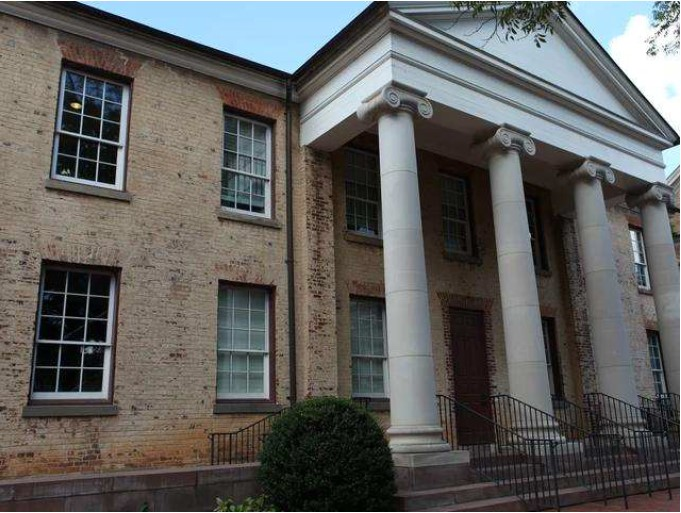
#> input picture matching_demo1.jpg, 681 x 513 px
$ python sift_matching.py
#> lines starting #> are read from the running program, lines starting #| are printed output that depends on the picture
### sift.py
import numpy as np
import cv2
import matplotlib.pyplot as plt
from functools import cmp_to_key
from harris import Timer

float_tolerance = 1e-7


# Image pyramid
def generate_base_image(image, sigma, assumed_blur):  # assumed_blur是输入图像的初始模糊
    """upsample and blur"""
    image = cv2.resize(image, (0, 0), fx=2, fy=2, interpolation=cv2.INTER_LINEAR)
    sigma_diff = np.sqrt(
        max((sigma**2) - ((2 * assumed_blur) ** 2), 0.01)
    )  # 需要的模糊程度是sigma ** 2，若 sigma ** 2 = sigma_1 ** 2 + sigma_2 **2,可以证明等价于先按sigma_1 ** 2 模糊一次，再按sigma_2 ** 2 模糊一次

    return cv2.GaussianBlur(image, (0, 0), sigmaX=sigma_diff, sigmaY=sigma_diff)


def compute_num_of_octaves(image_shape):
    """num of octaves in image pyramid ,计算公式log2 [min(w, h)]"""
    return int(
        round(np.log(min(image_shape)) / np.log(2) - 1)
    )  # 最顶层图像至少要有1个pixel，所以 y / (2 ** x) = 1，根据此求出x。减1是因为要将x向下取整，保证金字塔有整数层


def generate_Gaussian_kernels(sigma, num_intervals):
    num_image_per_octave = (
        num_intervals + 3
    )  # 假设 高斯金字塔有n层图片，由于DoG金字塔是前一张高斯图片 - 后一张高斯图片，所以DoG金字塔有n-1层，由于每3张DoG图片（前、中、后）决定一个interval（interval用于检测极值点），所以第一张和最后一张没办法检测，因此最终是n-3个intervals，若要n个interval，就要n+3张高斯图片
    k = 2 ** (1.0 / num_intervals)
    gaussian_kernels = np.zeros(num_image_per_octave)  # initialize gaussian kernel
    gaussian_kernels[0] = sigma  # first
    for image_index in range(1, num_image_per_octave):
        sigma_previous = (k ** (image_index - 1)) * sigma
        sigma_total = k * sigma_previous
        gaussian_kernels[image_index] = np.sqrt(sigma_total**2 - sigma_previous**2)
    return gaussian_kernels


def generate_Gaussian_images(image, num_octaves, gaussian_kernels):
    """scale space pyramid of gaussian images"""

    gaussian_images = []

    for octave_index in range(
        num_octaves
    ):  # 这里将基础图像缩小了num_octaves - 1倍，所以最顶层的图像至少是3x3像素的，符合之后的计算策略
        gaussian_images_in_octave = []
        gaussian_images_in_octave.append(
            image
        )  # first image in octave already has the correct blur
        for gaussian_kernel in gaussian_kernels[1:]:
            image = cv2.GaussianBlur(
                image, (0, 0), sigmaX=gaussian_kernel, sigmaY=gaussian_kernel
            )
            gaussian_images_in_octave.append(image)
        gaussian_images.append(gaussian_images_in_octave)
        octave_base = gaussian_images_in_octave[
            -3
        ]  # 下一octave的第0层是上一octave的倒数第三层downsample得到
        image = cv2.resize(
            octave_base,
            (int(octave_base.shape[1] / 2), int(octave_base.shape[0] / 2)),
            interpolation=cv2.INTER_NEAREST,
        )
    return np.array(gaussian_images, dtype=object)


def generate_DoG_images(gaussian_images):
    """Generate DoG image pyramid"""
    dog_images = []  # 如高斯金字塔的注释所说，DoG金字塔每个octave比高斯金字塔少一张图片
    for gaussian_images_in_octave in gaussian_images:
        dog_images_in_octave = []
        for first_image, second_image in zip(
            gaussian_images_in_octave, gaussian_images_in_octave[1:]
        ):
            dog_images_in_octave.append(
                cv2.subtract(second_image, first_image)
            )  # 这里数据类型是float32，因此用opencv的减法保证数据不会溢出
        dog_images.append(dog_images_in_octave)
    return np.array(dog_images, dtype=object)


def is_pixel_an_extremum(first_subimage, second_subimage, third_subimage, threshold):
    """if the center element of 3x3x3 array > neighbors ,return True, else False"""
    # 检测尺度空间的局部极值点，所有图像的大小是相同的，只是模糊量sigma不同
    center_pixel_value = second_subimage[1, 1]
    if abs(center_pixel_value) > threshold:
        if center_pixel_value > 0:
            """检测center_pixel是否大于上一张,下一张,第一行,第三行,第二行第一个,第二行第三个的所有值，即26邻域"""
            return (
                np.all(center_pixel_value >= first_subimage)
                and np.all(center_pixel_value >= third_subimage)
                and np.all(center_pixel_value >= second_subimage[0, :])
                and np.all(center_pixel_value >= second_subimage[2, :])
                and center_pixel_value >= second_subimage[1, 0]
                and center_pixel_value >= second_subimage[1, 2]
            )
        elif center_pixel_value < 0:
            return (
                np.all(center_pixel_value <= first_subimage)
                and np.all(center_pixel_value <= third_subimage)
                and np.all(center_pixel_value <= second_subimage[0, :])
                and np.all(center_pixel_value <= second_subimage[2, :])
                and center_pixel_value <= second_subimage[1, 0]
                and center_pixel_value <= second_subimage[1, 2]
            )
        return False


def localize_extremum_via_quadratic_fit(
    i,
    j,
    image_index,
    octave_index,
    num_intervals,
    dog_images_in_octave,
    sigma,
    contrast_threshold,
    image_boarder_width,
    eigenvalue_ratio=10,
    num_attempts_until_convergence=5,
):
    """iteratively refine pixel positions of scale-space extrema via quadratic fit around each extremum's neighbors"""
    # 沿 宽度、高度、比例三个维度将极值点定位到子像素级别
    extremum_is_outside_image = False
    image_shape = dog_images_in_octave[0].shape
    for attempt_index in range(
        num_attempts_until_convergence
    ):  # 迭代五次，超过迭代次数的x被舍弃
        # convert uint8 to float32 to compute derivatives and normalization
        first_image, second_image, third_image = dog_images_in_octave[
            image_index - 1 : image_index + 2
        ]
        pixel_cube = (
            np.stack(
                [
                    first_image[i - 1 : i + 2, j - 1 : j + 2],
                    second_image[i - 1 : i + 2, j - 1 : j + 2],
                    third_image[i - 1 : i + 2, j - 1 : j + 2],
                ]
            ).astype("float32")
            / 255
        )  # 归一化
        gradient = compute_gradient_at_center_pixel(pixel_cube)
        hessian = compute_hessian_matrix_at_center_pixel(pixel_cube)
        extremum_update = -np.linalg.lstsq(hessian, gradient, rcond=None)[
            0
        ]  # 线性最小二乘更新极值点，这里求出来的是offset，i,j,image_index是初始极值点在尺度空间下的三维坐标
        if (
            abs(extremum_update[0]) < 0.5
            and abs(extremum_update[1]) < 0.5
            and abs(extremum_update[2]) < 0.5
        ):  # x中的所有元素小于0.5时结束迭代
            break
        j += int(round(extremum_update[0]))
        i += int(round(extremum_update[1]))  # 根据offset修正
        image_index += int(round(extremum_update[2]))
        # make sure pixel cube in the image
        if (
            i < image_boarder_width
            or i >= image_shape[0] - image_boarder_width
            or j < image_boarder_width
            or j >= image_shape[1] - image_boarder_width
            or image_index < 1
            or image_index > num_intervals
        ):
            extremum_is_outside_image = True
            break
    # 超越图片边界或者超越迭代上限就直接退出
    if extremum_is_outside_image:
        return None
    if attempt_index >= num_attempts_until_convergence - 1:
        return None
    function_value_at_updated_extremum = pixel_cube[1, 1, 1] + 0.5 * np.dot(
        gradient, extremum_update
    )
    if (
        abs(function_value_at_updated_extremum) * num_intervals >= contrast_threshold
    ):  # 更新极值点函数值，剔除弱响应。即响应的绝对值x尺度数需要大于threshold，否则该点被剔除
        xy_hessian = hessian[:2, :2]
        xy_hessian_trace = np.trace(xy_hessian)
        xy_hessian_det = np.linalg.det(xy_hessian)
        if (
            xy_hessian_det > 0
            and eigenvalue_ratio * (xy_hessian_trace**2)
            < ((eigenvalue_ratio + 1) ** 2) * xy_hessian_det
        ):  # 边缘响应剔除，即hessian矩阵行列式为负，或者 k * tr(H) - (k+1) ** 2 * det(H) < 0 (其实就是harris response要大于0, 小于0说明特征值一大一小，为边缘，或者两个都很小，为flat region）这个点为边缘 or 平滑区域，被舍弃。
            keypoint = cv2.KeyPoint()
            keypoint.pt = (
                (j + extremum_update[0]) * (2**octave_index),
                (i + extremum_update[1]) * (2**octave_index),
            )
            keypoint.octave = (
                octave_index
                + image_index * (2**8)
                + int(np.round((extremum_update[2] + 0.5) * 255)) * (2**16)
            )
            keypoint.size = (
                sigma
                * (
                    2
                    ** ((image_index + extremum_update[2]) / np.float32(num_intervals))
                )
                * (2 ** (octave_index + 1))
            )
            # octave_index + 1 because the input image was doubled
            keypoint.response = abs(function_value_at_updated_extremum)
            return keypoint, image_index
    return None


def compute_gradient_at_center_pixel(pixel_array):
    """Approximate gradient at center pixel [1, 1, 1] of 3x3x3 array using central difference formula of order O(h^2), where h is the step size"""
    # With step size h, the central difference formula of order O(h^2) for f'(x) is (f(x + h) - f(x - h)) / (2 * h), 导数的定义式
    # Here h = 1, so the formula simplifies to f'(x) = (f(x + 1) - f(x - 1)) / 2
    # NOTE: x corresponds to second array axis, y corresponds to first array axis, and s (scale) corresponds to third array axis
    dx = 0.5 * (pixel_array[1, 1, 2] - pixel_array[1, 1, 0])
    dy = 0.5 * (pixel_array[1, 2, 1] - pixel_array[1, 0, 1])
    ds = 0.5 * (pixel_array[2, 1, 1] - pixel_array[0, 1, 1])
    return np.array([dx, dy, ds])


def compute_hessian_matrix_at_center_pixel(pixel_array):
    """Approximate Hessian at center pixel [1, 1, 1] of 3x3x3 array using central difference formula of order O(h^2), where h is the step size"""
    # With step size h, the central difference formula of order O(h^2) for f''(x) is (f(x + h) - 2 * f(x) + f(x - h)) / (h ^ 2)
    # Here h = 1, so the formula simplifies to f''(x) = f(x + 1) - 2 * f(x) + f(x - 1)
    # With step size h, the central difference formula of order O(h^2) for (d^2) f(x, y) / (dx dy) = (f(x + h, y + h) - f(x + h, y - h) - f(x - h, y + h) + f(x - h, y - h)) / (4 * h ^ 2)
    # Here h = 1, so the formula simplifies to (d^2) f(x, y) / (dx dy) = (f(x + 1, y + 1) - f(x + 1, y - 1) - f(x - 1, y + 1) + f(x - 1, y - 1)) / 4
    # 以上为Hessian矩阵计算公式
    # NOTE: x corresponds to second array axis, y corresponds to first array axis, and s (scale) corresponds to third array axis
    center_pixel_value = pixel_array[1, 1, 1]
    dxx = pixel_array[1, 1, 2] - 2 * center_pixel_value + pixel_array[1, 1, 0]
    dyy = pixel_array[1, 2, 1] - 2 * center_pixel_value + pixel_array[1, 0, 1]
    dss = pixel_array[2, 1, 1] - 2 * center_pixel_value + pixel_array[0, 1, 1]
    dxy = 0.25 * (
        pixel_array[1, 2, 2]
        - pixel_array[1, 2, 0]
        - pixel_array[1, 0, 2]
        + pixel_array[1, 0, 0]
    )
    dxs = 0.25 * (
        pixel_array[2, 1, 2]
        - pixel_array[2, 1, 0]
        - pixel_array[0, 1, 2]
        + pixel_array[0, 1, 0]
    )
    dys = 0.25 * (
        pixel_array[2, 2, 1]
        - pixel_array[2, 0, 1]
        - pixel_array[0, 2, 1]
        + pixel_array[0, 0, 1]
    )
    return np.array([[dxx, dxy, dxs], [dxy, dyy, dys], [dxs, dys, dss]])


def find_scale_space_extrema(
    gaussian_images,
    dog_images,
    num_intervals,
    sigma,
    image_boarder_width,
    contrast_threshold=0.04,
):
    threshold = np.floor(0.5 * contrast_threshold / num_intervals * 255)
    keypoints = []

    for octave_index, dog_images_in_octave in enumerate(dog_images):
        for image_index, (first_image, second_image, third_image) in enumerate(
            zip(
                dog_images_in_octave, dog_images_in_octave[1:], dog_images_in_octave[2:]
            )
        ):
            # (i, j) is the center of the 3x3 array
            for i in range(
                image_boarder_width, first_image.shape[0] - image_boarder_width
            ):
                for j in range(
                    image_boarder_width, first_image.shape[1] - image_boarder_width
                ):  # 遍历当前DoG图像的每个像素，避免边界
                    if is_pixel_an_extremum(
                        first_image[i - 1 : i + 2, j - 1 : j + 2],
                        second_image[i - 1 : i + 2, j - 1 : j + 2],
                        third_image[i - 1 : i + 2, j - 1 : j + 2],
                        threshold,
                    ):  # 检测当前像素是否为局部极值点，如果是就对其进一步精确化定位
                        localization_result = localize_extremum_via_quadratic_fit(
                            i,
                            j,
                            image_index + 1,
                            octave_index,
                            num_intervals,
                            dog_images_in_octave,
                            sigma,
                            contrast_threshold,
                            image_boarder_width,
                        )  # image_index + 1是因为在dog_images_in_octave里实际要检测第二幅图像
                        if localization_result is not None:
                            keypoint, localized_image_index = (
                                localization_result  # 如果能精确化定位，就获取这个点和所在的图像层索引
                            )
                            keypoints_with_orientations = (
                                compute_keypoints_with_orientations(
                                    keypoint,
                                    octave_index,
                                    gaussian_images[octave_index][
                                        localized_image_index
                                    ],
                                )
                            )  # 计算这个点的方向，这样就得到了keypoint的位置和方向
                            for (
                                keypoint_with_orientation
                            ) in keypoints_with_orientations:
                                keypoints.append(
                                    keypoint_with_orientation
                                )  # 可能有多个方向，因此为每个方向创建并附加一个新的关键点。
    return keypoints


"""
    关键点的位置 ( keypoint.pt ) 根据其图层重复加倍，以便它对应于基础图像中的坐标。 keypoint.octave和keypoint.size （即比例）属性是根据OpenCV 实现定义的。
"""

"""
    出现是局部极值点但无法精确定位的情况：
        1.边界效应：即点太靠近边界，像素不足以进行梯度计算和hessian矩阵计算，这个通过image_border_width避免
        2.低对比度：极值点容易受到图像噪声的影响，即极值性质可能是由于噪声而非实际特征得到，这个通过弱响应剔除解决
        3.高主曲率：极值点在边缘上，这个通过hessian矩阵剔除边缘响应得到解决
        4.迭代不收敛：这个通过设置最大迭代次数解决。
    方向计算失败的情况：
        1.梯度方向不明显：在平坦区域或噪声较大的区域，方向直方图没有明显峰值，导致计算失败
        2.局部信息不足：在图像边界会遇到这种情况，已经在定位部分解决。
"""


def compute_keypoints_with_orientations(
    keypoint,
    octave_index,
    gaussian_image,
    radius_factor=3,
    num_bins=36,
    peak_ratio=0.8,
    scale_factor=1.5,
):
    """计算keypoints的 orientation,为keypoint的邻域像素创建梯度直方图"""
    keypoints_with_orientations = []
    image_shape = gaussian_image.shape

    # 计算尺度，半径，权重因子；初始化直方图用于存储方向的统计信息
    scale = scale_factor * keypoint.size / np.float32(2 ** (octave_index + 1))# scale用于确定关键点周围区域的大小，以便计算梯度方向和幅值，因为图像在不同的octave上有不同的尺度，每个octave上原图相当于被放大一倍，因此相应的邻域范围也要缩小一倍，这样代表的区域就不变，以此获得尺度不变性。
    radius = int(np.round(radius_factor * scale))# 决定像素周围的邻域大小，这里为 3 * scale， 由于高斯分布99.7%的概率密度位于3个标准差内，因此 3 * scale的像素拥有99.7%的权重
    weight_factor = -0.5 / (scale**2)#高斯分布中常数项
    raw_histogram = np.zeros(num_bins)
    smooth_histogram = np.zeros(num_bins)

    for i in range(
        -radius, radius + 1
    ):  # 遍历keypoint周围一定半径的像素，region_x,region_y是当前像素的坐标
        region_y = int(np.round(keypoint.pt[1] / np.float32(2**octave_index))) + i
        if region_y > 0 and region_y < image_shape[0] - 1:
            for j in range(-radius, radius + 1):
                region_x = (
                    int(np.round(keypoint.pt[0] / np.float32(2**octave_index))) + j
                )
                if region_x > 0 and region_x < image_shape[1] - 1:
                    dx = (
                        gaussian_image[region_y, region_x + 1]
                        - gaussian_image[region_y, region_x - 1]
                    )
                    dy = (
                        gaussian_image[region_y + 1, region_x]
                        - gaussian_image[region_y - 1, region_x]
                    )  # 计算x,y方向梯度并用高斯滤波降噪
                    gradient_magnitude = np.sqrt(dx**2 + dy**2)  # 计算梯度幅值
                    gradient_orientation = np.rad2deg(
                        np.arctan2(dy, dx)
                    )  # 计算梯度朝向
                    weight = np.exp(
                        weight_factor * (i**2 + j**2)
                    )  # 通过高斯权重因子来加权当前像素的梯度大小，使靠近keypoint的像素对直方图贡献更大
                    histogram_index = int(
                        np.round(gradient_orientation * num_bins / 360.0)
                    )  # 将梯度方向从角度（0-360）归一化，再转换为bin的索引（0-36）
                    raw_histogram[histogram_index % num_bins] += (
                        weight * gradient_magnitude
                    )  # 将梯度幅值映射到每个对应bin中

    for n in range(num_bins):  # 平滑直方图
        smooth_histogram[n] = (
            6 * raw_histogram[n]
            + 4 * (raw_histogram[n - 1] + raw_histogram[(n + 1) % num_bins])
            + raw_histogram[n - 2]
            + raw_histogram[(n + 2) % num_bins]
        ) / 16.0  # 6 x 当前bin + 4 x 左右bin + 1 x 左右第二个bin （6+ 4x2 + 1x2）=16所以最后除以16归一化， 以上系数对应的是5点高斯滤波器
    orientation_max = np.max(smooth_histogram)
    # np.roll将直方图平移，目的是将原始直方图的值与其左右的值进行比较，找到局部peak，logical_and检查是否大于左右,where返回满足条件的索引，即peak的index
    orientation_peaks = np.where(
        np.logical_and(
            smooth_histogram > np.roll(smooth_histogram, 1),
            smooth_histogram > np.roll(smooth_histogram, -1),
        )
    )[0]
    for peak_index in orientation_peaks:
        peak_value = smooth_histogram[peak_index]  # 获取每个index对应的峰值
        if (
            peak_value >= peak_ratio * orientation_max
        ):  # 过滤弱峰值，只考虑大于主峰值一定比例的峰值
            # Quadratic peak interpolation
            # The interpolation update is given by equation (6.30) in https://ccrma.stanford.edu/~jos/sasp/Quadratic_Interpolation_Spectral_Peaks.html
            # 通过二次插值计算更精确的峰值索引，因为直方图index是离散的，真实的峰值可能在离散点之间的小数点上，通过二次插值来找到真实峰值对应的小数点。公式在上面网址
            left_value = smooth_histogram[(peak_index - 1) % num_bins]
            right_value = smooth_histogram[(peak_index + 1) % num_bins]
            interpolated_peak_index = (
                peak_index
                + 0.5
                * (left_value - right_value)
                / (left_value - 2 * peak_value + right_value)
            ) % num_bins
            orientation = (
                360.0 - interpolated_peak_index * 360.0 / num_bins
            )  # 计算插值后索引对应的角度，用360度减去复原后的角度是因为sift算法为了确保方向定义的一致性，计算的方向是从正X轴的逆时针方向计算，即从右往左倒着算。
            if abs(orientation - 360.0) < float_tolerance:  # 控制数值溢出
                orientation = 0
            new_keypoint = cv2.KeyPoint(
                *keypoint.pt,#坐标
                keypoint.size,#邻域大小
                orientation, #主方向
                keypoint.response, #方向强度
                keypoint.octave, #在哪个octave和layer里
            )  # 创建keypoint对象
            keypoints_with_orientations.append(new_keypoint)
    return keypoints_with_orientations

'''清理重复的keypoint'''
# [217 lines left out: functions compare_keypoints, remove_duplicate_keypoints, convert_keypoints_to_input_image_size, unpack_octave, descriptor_generation, drawKeypointsWithoutOrientation and 2 more, not called in this run]


def computeKeypointsAndDescriptors(
    image, sigma=1.6, num_intervals=3, assumed_blur=0.5, image_border_width=5
):
    """Compute SIFT keypoints and descriptors for an input image"""
    image = image.astype("float32")
    base_image = generate_base_image(image, sigma, assumed_blur)
    num_octaves = compute_num_of_octaves(base_image.shape)
    gaussian_kernels = generate_Gaussian_kernels(sigma, num_intervals)
    gaussian_images = generate_Gaussian_images(base_image, num_octaves, gaussian_kernels)
    dog_images = generate_DoG_images(gaussian_images)
    keypoints = find_scale_space_extrema(
        gaussian_images, dog_images, num_intervals, sigma, image_border_width
    )
    keypoints = remove_duplicate_keypoints(keypoints)
    keypoints = convert_keypoints_to_input_image_size(keypoints)
    descriptors = descriptor_generation(keypoints, gaussian_images)
    return keypoints, descriptors


# [93 lines that do not run on import are left out]

### sift_matching.py
import numpy as np
import cv2
import sift
from matplotlib import pyplot as plt
import logging

logger = logging.getLogger(__name__)

MIN_MATCH_COUNT = 10

img1 = cv2.imread('matching_demo1.jpg', 0)
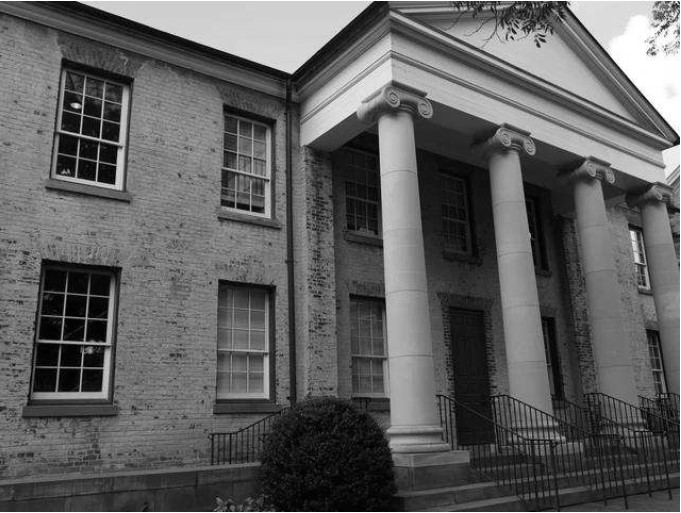
#> img1: shape (513, 681); min 0, max 255, mean 94.9
img2 = cv2.imread('matching_demo2.jpg', 0)
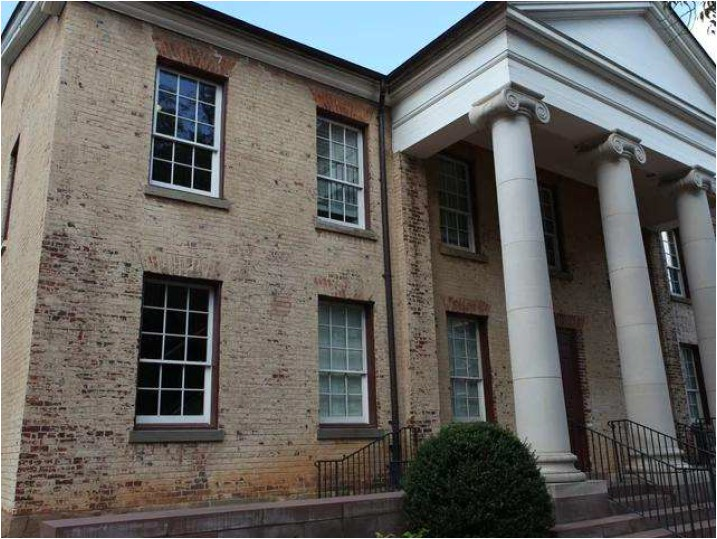
#> input picture matching_demo2.jpg, 717 x 539 px

keypoint1, descriptor1 = sift.computeKeypointsAndDescriptors(img1)
#> (the rest of the program and of its run is left out)
